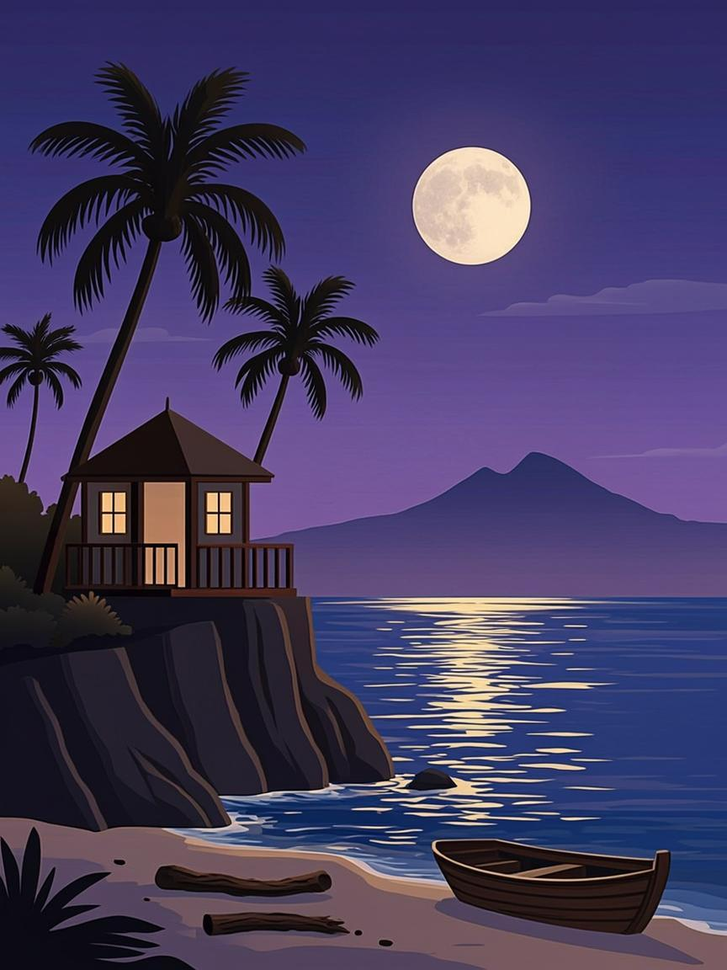
#> input picture content/short-0005/render/assets/beach_raw.png, 727 x 970 px, shrunk from 864 x 1152 before the run
$ python -i cutout_assets.py   (imports and definitions only)
#> lines starting #> are read from the running program, lines starting #| are printed output that depends on the picture; after the words box and inside, x2 and y2 are one past the last pixel; in counts of white or black regions, pixels touching at a corner belong together
#!/usr/bin/env python3
"""cutout_assets.py — C14 asset-layer pilot: raw sticker PNG -> transparent layer.

Flood-fill from the image borders: any pixel reachable from an edge whose
color is within TOL of that edge's reference color becomes transparent
(model 'solid flat navy' backgrounds are near-uniform, so border-referenced
flood fill is robust). Feather = 1px alpha ramp via distance-to-edge blur.

Usage: python3 cutout_assets.py <in.png> <out.png> [--tol 34] [--ref R,G,B]
Prints alpha coverage stats; exits 1 if cutout looks degenerate.
"""
import sys
from collections import deque

import numpy as np
from PIL import Image

TOL = 34


def cutout(src: str, dst: str, tol: int = TOL, ref=None) -> None:
#> called with dst = 'out.png', tol = 34
    im = Image.open(src).convert("RGB")
#> im is the input picture: PIL image 727x970 RGB; mean R, G, B 68.7, 59.8, 97.3
    a = np.asarray(im).astype(np.float32)
    h, w, _ = a.shape

    if ref is None:
        # reference = median of the border ring (8px)
        ring = np.concatenate([
            a[:8].reshape(-1, 3), a[-8:].reshape(-1, 3),
            a[:, :8].reshape(-1, 3), a[:, -8:].reshape(-1, 3)])
        ref = np.median(ring, axis=0)
#> ref = [46, 50, 96]
    ref = np.asarray(ref, dtype=np.int16)

    dist = np.sqrt(((a - ref) ** 2).sum(axis=2))
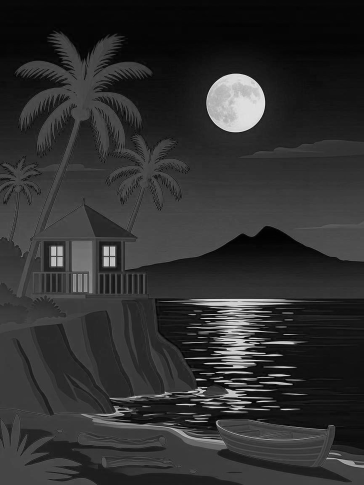
#> dist: shape (970, 727) float32 (shown at 1/2 size); min 1, max 331.9, mean 63.5; drawn with min black and max white
    bgish = dist <= tol
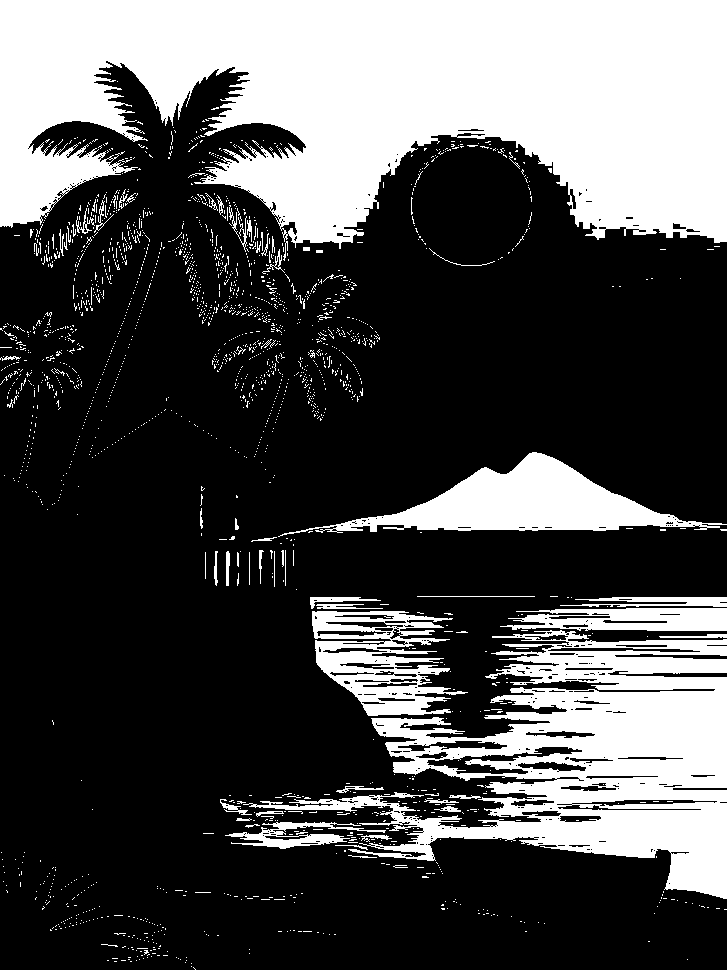
#> bgish: shape (970, 727) bool; 30.5% white; 2029 white regions (1960 under 20 px), largest, box (x1, y1, x2, y2) and area: (0, 0, 727, 249) 128161, (243, 630, 727, 899) 49920, (278, 452, 727, 537) 13326

    # BFS from every border pixel that is bgish
    reach = np.zeros((h, w), dtype=bool)
    dq = deque()
    for x in range(w):
        for y in (0, h - 1):
            if bgish[y, x] and not reach[y, x]:
                reach[y, x] = True
                dq.append((y, x))
#> reach: shape (970, 727) bool; 0.1% white in thin lines or dots
    for y in range(h):
        for x in (0, w - 1):
            if bgish[y, x] and not reach[y, x]:
                reach[y, x] = True
                dq.append((y, x))
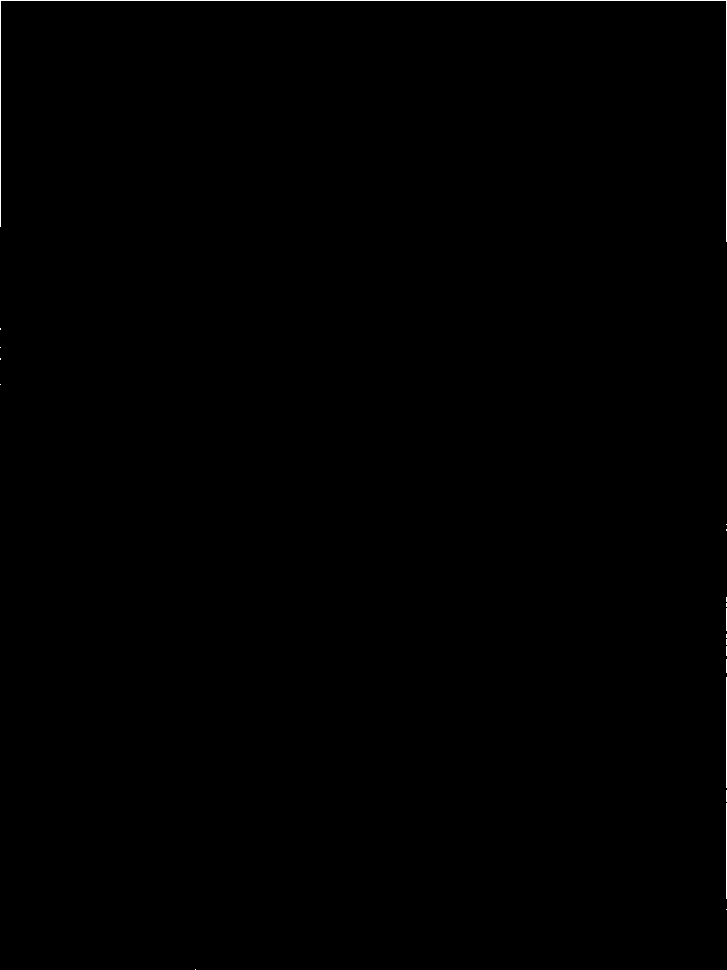
#> reach: shape (970, 727) bool; 0.21% white in thin lines or dots
    while dq:
        y, x = dq.popleft()
        for dy, dx in ((1, 0), (-1, 0), (0, 1), (0, -1)):
            ny, nx = y + dy, x + dx
            if 0 <= ny < h and 0 <= nx < w and bgish[ny, nx] and not reach[ny, nx]:
                reach[ny, nx] = True
                dq.append((ny, nx))
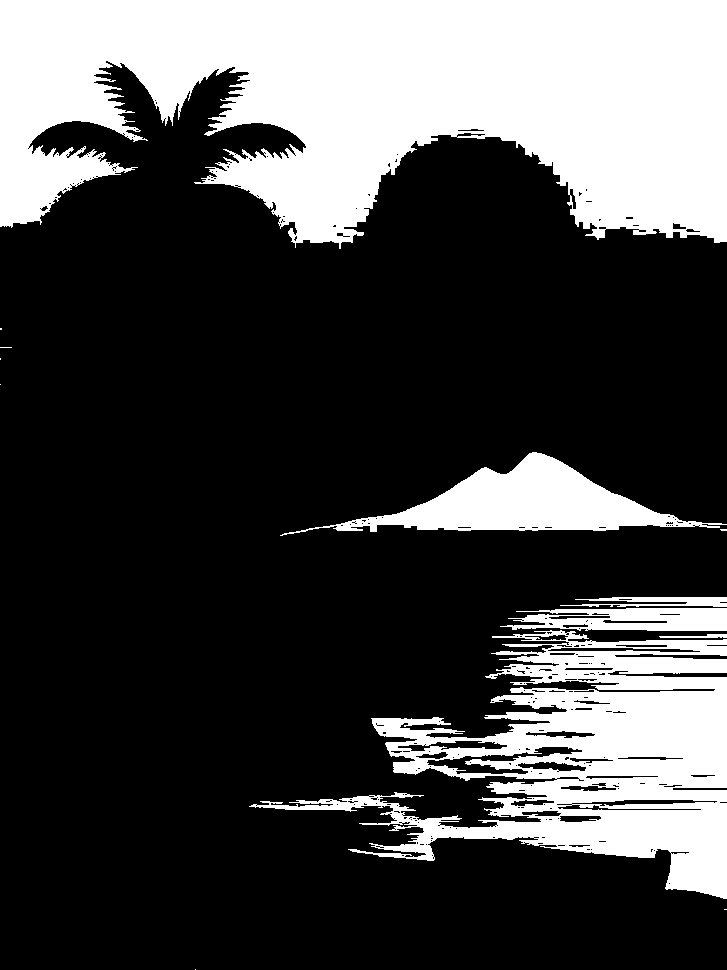
#> reach: shape (970, 727) bool; 27.8% white; 13 white regions (7 under 20 px), largest, box (x1, y1, x2, y2) and area: (0, 0, 727, 249) 127824, (249, 630, 727, 899) 49844, (280, 452, 727, 536) 13218, (500, 608, 727, 631) 3848, (560, 597, 727, 607) 1022, (659, 634, 727, 638) 172

    # soft band: pixels just outside tol (dist in [tol, tol+22]) and reachable-
    # adjacent get partial alpha, so the cutout edge is not jaggied
    soft = (dist > tol) & (dist <= tol + 22)
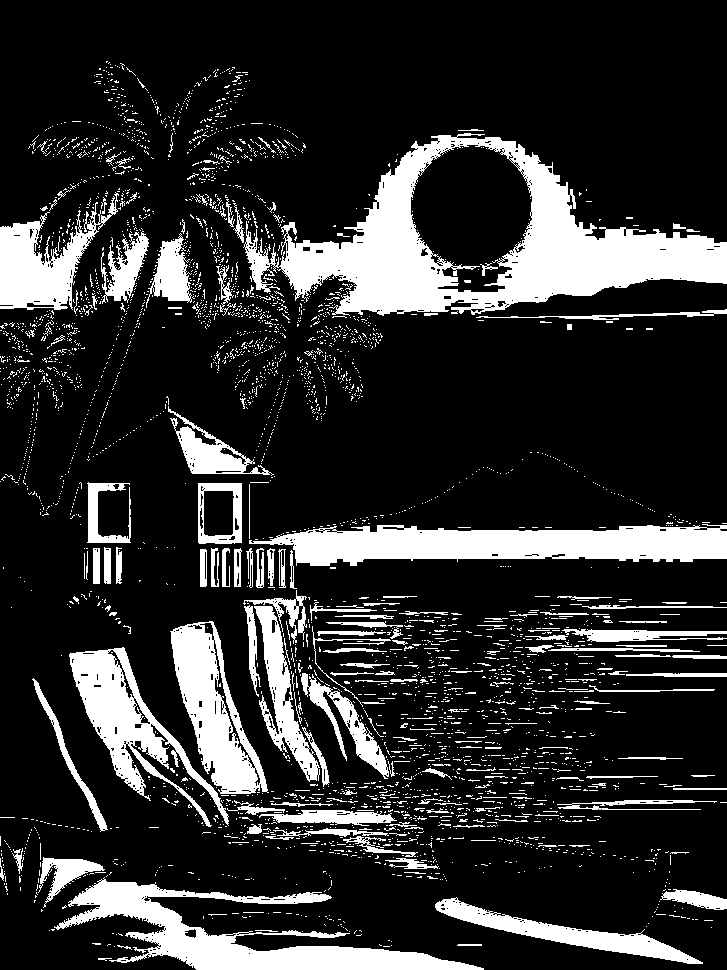
#> soft: shape (970, 727) bool; 18.3% white; 3616 white regions (3405 under 20 px), largest, box (x1, y1, x2, y2) and area: (243, 133, 727, 316) 31544, (249, 524, 727, 566) 13573, (54, 877, 484, 970) 12325
    soft_neighbour = np.zeros_like(soft)
    soft_neighbour[1:, :] |= reach[:-1, :]
#> soft_neighbour: shape (970, 727) bool; 27.8% white; 12 white regions (6 under 20 px), largest, box (x1, y1, x2, y2) and area: (0, 1, 727, 250) 127824, (249, 631, 727, 900) 49844, (280, 453, 727, 537) 13218, (500, 609, 727, 632) 3848, (560, 598, 727, 608) 1022, (659, 635, 727, 639) 172
    soft_neighbour[:-1, :] |= reach[1:, :]
    soft_neighbour[:, 1:] |= reach[:, :-1]
    soft_neighbour[:, :-1] |= reach[:, 1:]
#> soft_neighbour: shape (970, 727) bool; 29.9% white; 9 white regions (5 under 20 px), largest, box (x1, y1, x2, y2) and area: (0, 0, 727, 250) 131096, (248, 596, 727, 900) 65562, (279, 451, 727, 537) 14302, (0, 346, 13, 349) 37
    partial = soft & soft_neighbour
#> partial: shape (970, 727) bool; 1.4% white in thin lines or dots

    alpha = np.where(reach, 0, 255).astype(np.uint8)
    alpha[partial] = 110
    # erode-partial cleanup: any partial pixel with >=3 opaque neighbours -> opaque
    op = (alpha > 200)
    n_op = (
        op[1:, :] .astype(np.uint8) * 0  # placeholder to keep shapes aligned
    )
    from scipy import ndimage as _nd  # light use only
    op_n = sum(np.roll(np.roll(op, sh, axis=ax), 0, axis=ax)
               for sh, ax in ((1, 0), (-1, 0), (0, 1), (0, -1)))
    alpha[partial & (op_n >= 3)] = 255

    out = Image.fromarray(np.dstack([
        np.asarray(im), alpha]))
    # gentle 1px blur on alpha only (feather)
    al = out.getchannel("A").filter(__import__("PIL.ImageFilter", fromlist=["GaussianBlur"]).GaussianBlur(0.8))
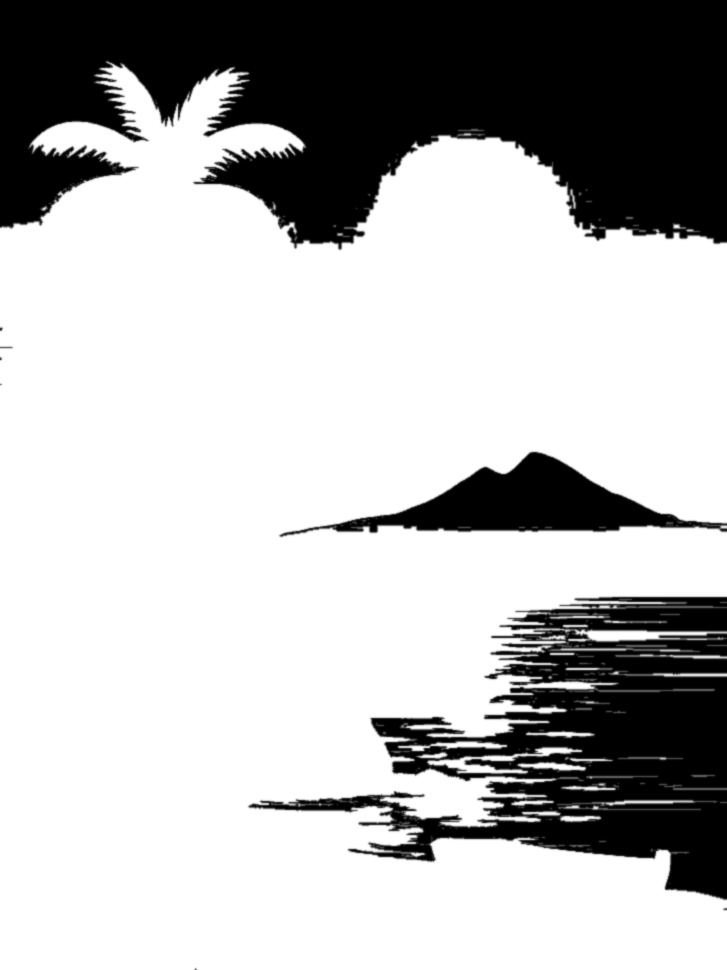
#> al: PIL image 727x970 L; min 0, max 255, mean 182.1
    out.putalpha(al)
    out.save(dst)

    cov = float((alpha > 128).mean())
    print(f"{dst}: opaque coverage {cov:.1%}  size {out.size}")
#| out.png: opaque coverage 70.8%  size (727, 970)
    if cov < 0.12 or cov > 0.97:
        print("  DEGENERATE cutout — adjust --tol/--ref", file=sys.stderr)
        sys.exit(1)


# [10 lines not run here, left out]

>>> result = cutout('../content/short-0005/render/assets/beach_raw.png', 'out.png')

$ run again, on content/short-0005/render/assets/cone_raw.png
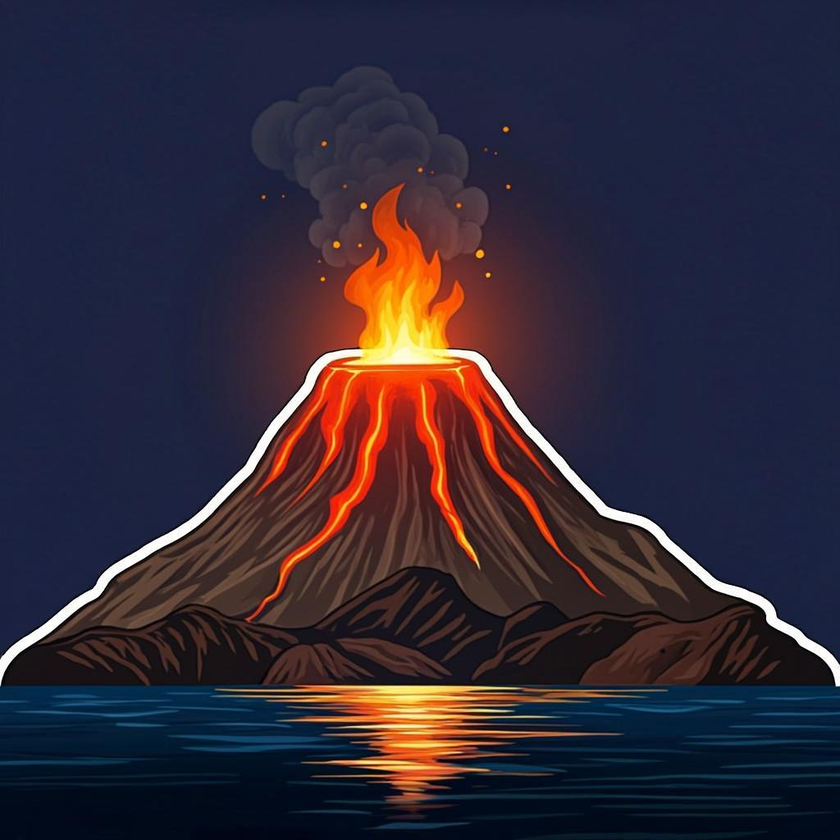
#> input picture content/short-0005/render/assets/cone_raw.png, 840 x 840 px, shrunk from 1024 x 1024 before the run
#> in cutout, im is the input picture: PIL image 840x840 RGB; mean R, G, B 50.2, 41.5, 54.8
#> ref = [26, 33, 62]
#> bgish: shape (840, 840) bool; 58.7% white; 147 black regions (105 under 20 px), largest, box (x1, y1, x2, y2) and area: (0, 124, 840, 840) 284117, (173, 735, 324, 743) 695, (603, 704, 710, 713) 575
#> after the loop in cutout, `for y in range(h):`:
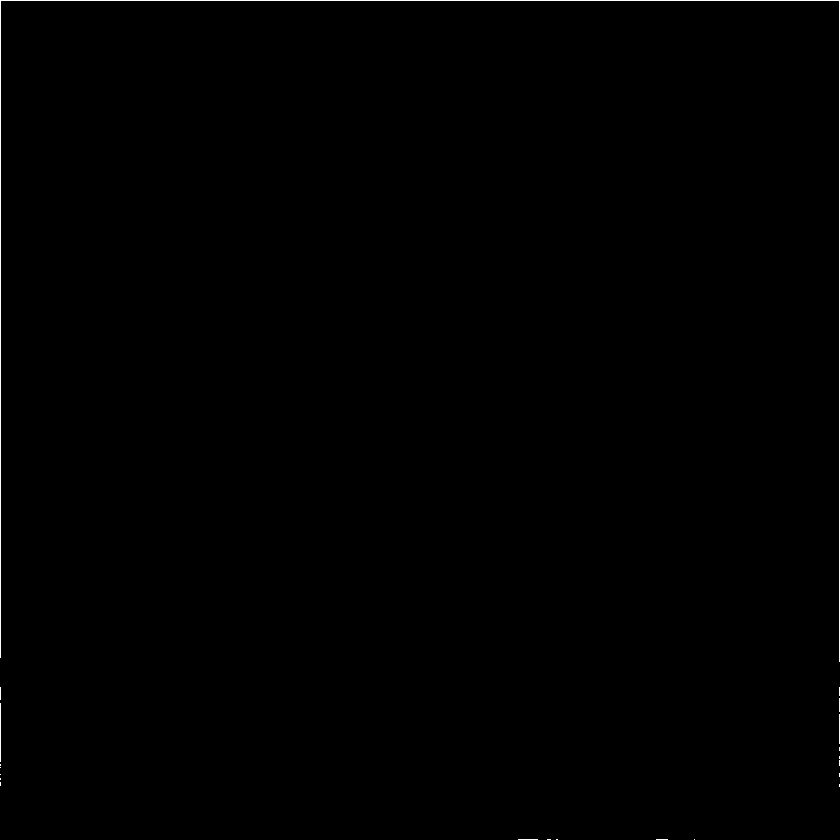
#> reach: shape (840, 840) bool; 0.33% white in thin lines or dots
#> soft: shape (840, 840) bool; 23.8% white; 672 white regions (580 under 20 px), largest, box (x1, y1, x2, y2) and area: (1, 421, 836, 689) 84279, (0, 738, 840, 840) 56820, (295, 124, 483, 245) 6835
#> partial: shape (840, 840) bool; 1.6% white in thin lines or dots
#> in cutout, `al = out.getchannel("A").filter(__import__("PIL.ImageFilter", fromlist..`:
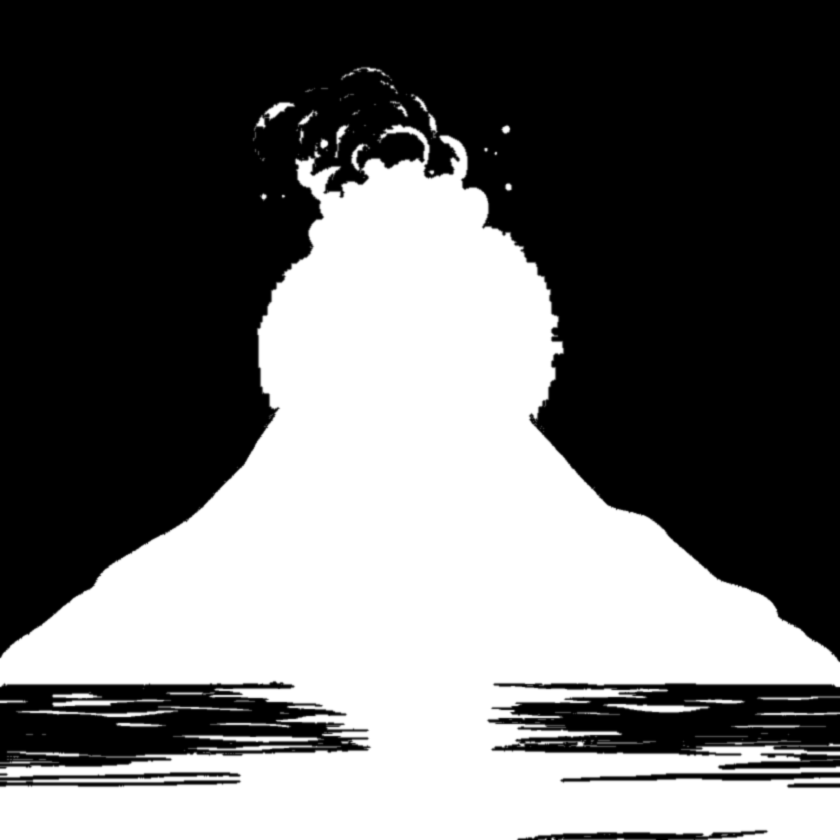
#> al: PIL image 840x840 L; min 0, max 255, mean 106.9
#| out.png: opaque coverage 41.2%  size (840, 840)
